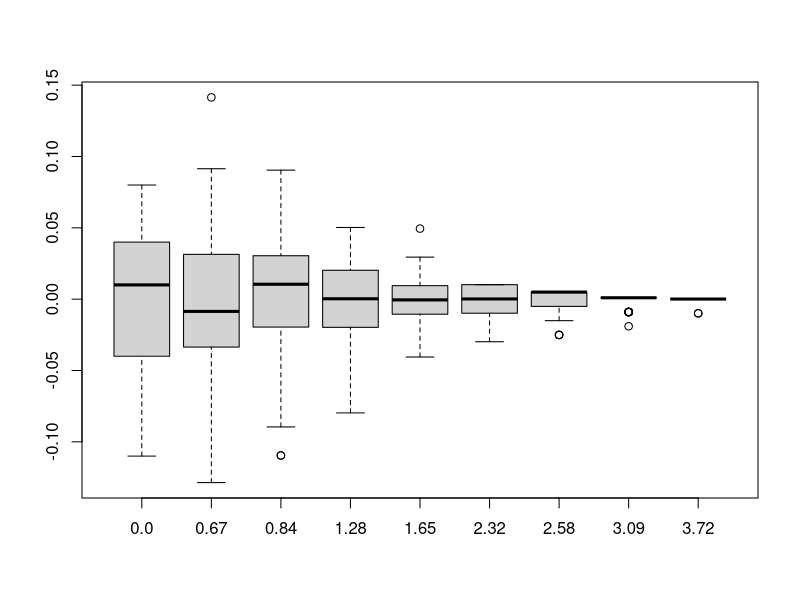
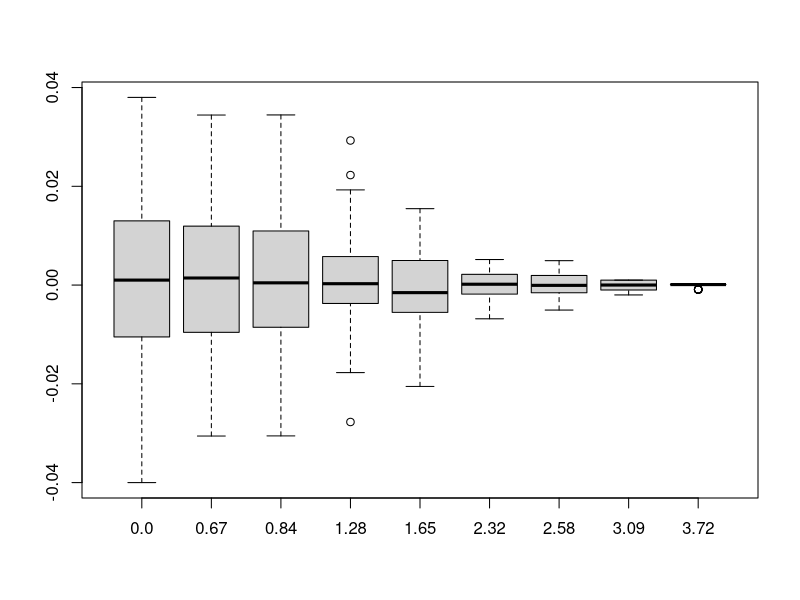
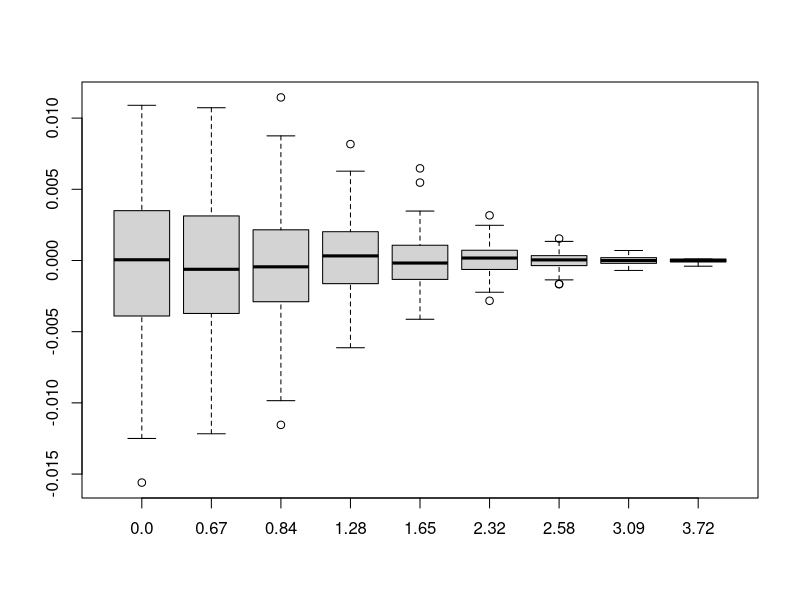

These figures' R source, in order:
## ---- chunk 1
knitr::opts_chunk$set(echo = TRUE)
## ---- chunk 2
n <- c(100,1000,10000)
t <- c(0.0,0.67,0.84,1.28,1.65,2.32,2.58,3.09,3.72)
T=array(0,dim=c(length(t),length(n),100),
        dimnames=list(c("0.0","0.67","0.84","1.28","1.65","2.32","2.58","3.09","3.72"),
                      c("10^2","10^3","10^4")))
for(i in 1:100){
  for(j in 1:length(t)){
    for(k in 1:length(n)){
      for (l in 1:n[k]){
      a <- rnorm(1, mean=0, sd=1)
      if(a<=t[j])
      {b=1}
      else
      {b=0}
      T[j,k,i]=T[j,k,i]+b
    }
    T[j,k,i]=T[j,k,i]/n[k]
    }
  }
}
## ---- chunk 3
V=array(0,dim=c(9,1),dimname=list(c("0.0","0.67","0.84","1.28","1.65","2.32","2.58","3.09","3.72"),
                                  c("true")))
V[1]=pnorm(0)
V[2]=pnorm(0.67)
V[3]=pnorm(0.84)
V[4]=pnorm(1.28)
V[5]=pnorm(1.65)
V[6]=pnorm(2.32)
V[7]=pnorm(2.58)
V[8]=pnorm(3.09)
V[9]=pnorm(3.72)
## ---- chunk 4
knitr::kable(T[ , ,1], booktabs = TRUE, caption = 'one of the 100 experiments')
knitr::kable(V, booktabs = TRUE, caption = 'True Value')
## ---- chunk 5
boxplot(T[1,1, ]-V[1],T[2,1, ]-V[2],T[3,1, ]-V[3],T[4,1, ]-V[4],T[5,1, ]-V[5],T[6,1, ]-V[6],
        T[7,1, ]-V[7],T[8,1, ]-V[8],T[9,1, ]-V[9],
        names = c("0.0","0.67","0.84","1.28","1.65","2.32","2.58","3.09","3.72"))
## ---- chunk 6
boxplot(T[1,2, ]-V[1],T[2,2, ]-V[2],T[3,2, ]-V[3],T[4,2, ]-V[4],T[5,2, ]-V[5],T[6,2, ]-V[6],
        T[7,2, ]-V[7],T[8,2, ]-V[8],T[9,2, ]-V[9],
        names = c("0.0","0.67","0.84","1.28","1.65","2.32","2.58","3.09","3.72"))
## ---- chunk 7
boxplot(T[1,3, ]-V[1],T[2,3, ]-V[2],T[3,3, ]-V[3],T[4,3, ]-V[4],T[5,3, ]-V[5],T[6,3, ]-V[6],
        T[7,3, ]-V[7],T[8,3, ]-V[8],T[9,3, ]-V[9],
        names = c("0.0","0.67","0.84","1.28","1.65","2.32","2.58","3.09","3.72"))
